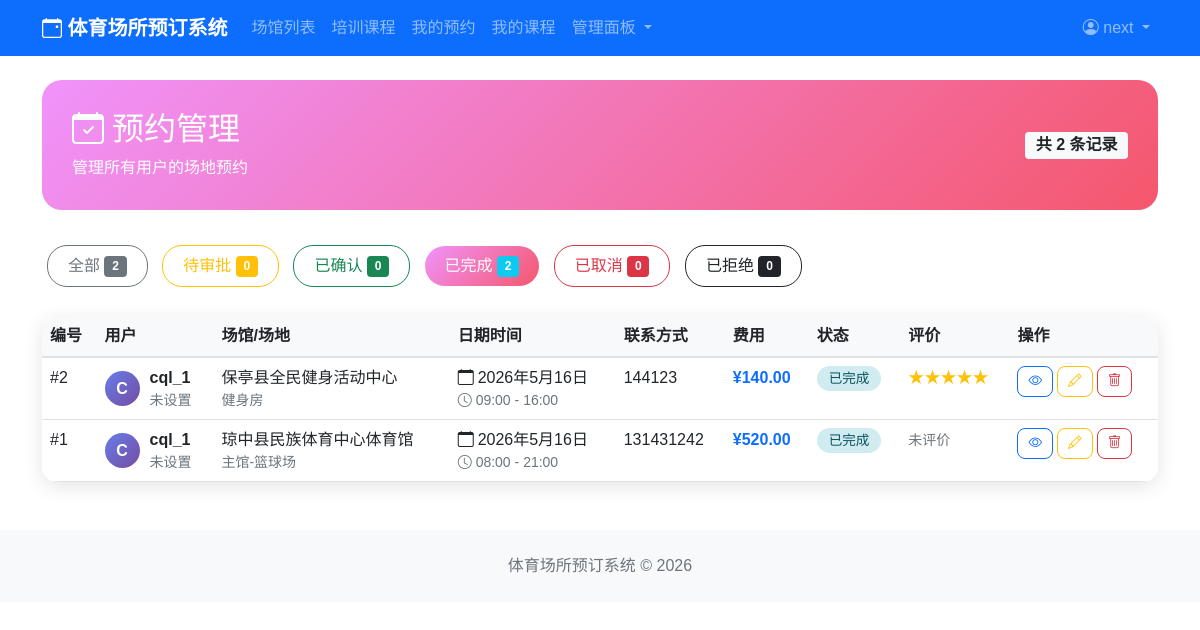
The page /bookings/manage/?status=completed (signed in) on the database its author committed.
### users/models.py (models this page shows, shortened)
class User(AbstractBaseUser, PermissionsMixin):
    USER_TYPE_CHOICES = (
        ('user', '普通用户'),
        ('coach', '教练'),
        ('admin', '管理员'),
    )
    username = models.CharField(max_length=150, unique=True, verbose_name='用户名')
    email = models.EmailField(blank=True, verbose_name='邮箱')
    user_type = models.CharField(max_length=20, choices=USER_TYPE_CHOICES, default='user')
    phone = models.CharField(max_length=20, blank=True, verbose_name='手机号')
    avatar = models.ImageField(upload_to='avatars/', default='avatars/default.jpg', verbose_name='头像')
    is_active = models.BooleanField(default=True, verbose_name='是否激活')
    is_staff = models.BooleanField(default=False, verbose_name='是否为员工')
    created_at = models.DateTimeField(auto_now_add=True, verbose_name='创建时间')
    updated_at = models.DateTimeField(auto_now=True, verbose_name='更新时间')
    objects = UserManager()
    USERNAME_FIELD = 'username'
    REQUIRED_FIELDS = ['email']
    class Meta:
        db_table = 'users'
        verbose_name = '用户'
        verbose_name_plural = '用户'

### bookings/models.py (models this page shows, shortened)
class Booking(models.Model):
    STATUS_CHOICES = (
        ('pending', '待审批'),
        ('confirmed', '已确认'),
        ('cancelled', '已取消'),
        ('completed', '已完成'),
        ('rejected', '已拒绝'),
    )
    user = models.ForeignKey(settings.AUTH_USER_MODEL, on_delete=models.CASCADE, related_name='bookings', verbose_name='预约用户')
    field = models.ForeignKey(Field, on_delete=models.CASCADE, related_name='bookings', verbose_name='预约场地')
    booking_date = models.DateField(verbose_name='预约日期')
    start_time = models.TimeField(verbose_name='开始时间')
    end_time = models.TimeField(verbose_name='结束时间')
    status = models.CharField(max_length=20, choices=STATUS_CHOICES, default='pending', verbose_name='预约状态')
    total_price = models.DecimalField(max_digits=10, decimal_places=2, verbose_name='总价')
    contact_phone = models.CharField(max_length=20, verbose_name='联系电话')
    remark = models.TextField(blank=True, verbose_name='备注')
    created_at = models.DateTimeField(auto_now_add=True, verbose_name='创建时间')
    updated_at = models.DateTimeField(auto_now=True, verbose_name='更新时间')
    class Meta:
        db_table = 'bookings'
        verbose_name = '预约'
        verbose_name_plural = '预约'
        ordering = ['-booking_date', '-start_time']

### venues/models.py (models this page shows, shortened)
class Field(models.Model):
    FIELD_TYPE_CHOICES = (
        ('indoor', '室内'),
        ('outdoor', '室外'),
    )
    STATUS_CHOICES = (
        ('available', '可用'),
        ('occupied', '已占用'),
        ('maintenance', '维护中'),
        ('disabled', '不可用'),
    )
    venue = models.ForeignKey(Venue, on_delete=models.CASCADE, related_name='fields', verbose_name='所属场馆')
    name = models.CharField(max_length=50, verbose_name='场地名称')
    field_type = models.CharField(max_length=20, choices=FIELD_TYPE_CHOICES, verbose_name='场地类型')
    capacity = models.IntegerField(verbose_name='容纳人数')
    description = models.TextField(blank=True, verbose_name='描述')
    status = models.CharField(max_length=20, choices=STATUS_CHOICES, default='available', verbose_name='状态')
    created_at = models.DateTimeField(auto_now_add=True, verbose_name='创建时间')
    updated_at = models.DateTimeField(auto_now=True, verbose_name='更新时间')
    class Meta:
        db_table = 'fields'
        verbose_name = '场地'
        verbose_name_plural = '场地'

class Venue(models.Model):
    VENUE_TYPE_CHOICES = (
        ('football', '足球场'),
        ('basketball', '篮球场'),
        ('tennis', '网球场'),
        ('badminton', '羽毛球场'),
        ('swimming', '游泳池'),
        ('table_tennis', '乒乓球室'),
        ('fitness', '健身房'),
        ('other', '其他'),
    )
    STATUS_CHOICES = (
        ('open', '开放'),
        ('closed', '关闭'),
        ('maintenance', '维护中'),
    )
    name = models.CharField(max_length=100, verbose_name='场馆名称')
    venue_type = models.CharField(max_length=20, choices=VENUE_TYPE_CHOICES, verbose_name='场馆类型')
    address = models.TextField(verbose_name='地址')
    description = models.TextField(blank=True, verbose_name='描述')
    image = models.ImageField(upload_to='venues/', blank=True, verbose_name='场馆图片')
    phone = models.CharField(max_length=20, verbose_name='联系电话')
    opening_hours = models.CharField(max_length=100, verbose_name='营业时间')
    price_per_hour = models.DecimalField(max_digits=10, decimal_places=2, verbose_name='每小时价格')
    status = models.CharField(max_length=20, choices=STATUS_CHOICES, default='open', verbose_name='状态')
    created_at = models.DateTimeField(auto_now_add=True, verbose_name='创建时间')
    updated_at = models.DateTimeField(auto_now=True, verbose_name='更新时间')
    class Meta:
        db_table = 'venues'
        verbose_name = '场馆'
        verbose_name_plural = '场馆'

### bookings/views.py (the view)
# urls.py: path('manage/', views.booking_manage, name='booking_manage'),
@user_passes_test(lambda u: u.is_staff or u.user_type == 'admin')
def booking_manage(request):
    bookings = Booking.objects.select_related('user', 'field__venue', 'review')
    status = request.GET.get('status')
    if status:
        bookings = bookings.filter(status=status)
    counts = {
        'all': Booking.objects.count(),
        'pending': Booking.objects.filter(status='pending').count(),
        'confirmed': Booking.objects.filter(status='confirmed').count(),
        'completed': Booking.objects.filter(status='completed').count(),
        'cancelled': Booking.objects.filter(status='cancelled').count(),
        'rejected': Booking.objects.filter(status='rejected').count(),
    }
    paginator = Paginator(bookings, 20)
    page_number = request.GET.get('page')
    page_obj = paginator.get_page(page_number)
    return render(request, 'bookings/booking_manage.html', {
        'page_obj': page_obj,
        'status': status,
        'counts': counts
    })

### templates/bookings/booking_manage.html (shortened to what this page needs)
{% extends 'base.html' %}
{% block content %}
<div class="manage-header">
    <div class="row align-items-center">
        <div class="col-md-8">
            <h2 class="mb-2"><i class="bi bi-calendar-check me-2"></i>预约管理</h2>
            <p class="mb-0">管理所有用户的场地预约</p>
        </div>
        <div class="col-md-4 text-end">
            <span class="badge bg-light text-dark fs-6">共 {{ page_obj.paginator.count }} 条记录</span>
        </div>
    </div>
</div>
<div class="mb-4">
    <a href="?status=" class="btn btn-outline-secondary filter-btn {% if not status %}active{% endif %}">
        全部 <span class="badge bg-secondary">{{ counts.all }}</span>
    </a>
    <a href="?status=pending" class="btn btn-outline-warning filter-btn {% if status == 'pending' %}active{% endif %}">
        待审批 <span class="badge bg-warning">{{ counts.pending }}</span>
    </a>
    <a href="?status=confirmed" class="btn btn-outline-success filter-btn {% if status == 'confirmed' %}active{% endif %}">
        已确认 <span class="badge bg-success">{{ counts.confirmed }}</span>
    </a>
    <a href="?status=completed" class="btn btn-outline-info filter-btn {% if status == 'completed' %}active{% endif %}">
        已完成 <span class="badge bg-info">{{ counts.completed }}</span>
    </a>
    <a href="?status=cancelled" class="btn btn-outline-danger filter-btn {% if status == 'cancelled' %}active{% endif %}">
        已取消 <span class="badge bg-danger">{{ counts.cancelled }}</span>
    </a>
    <a href="?status=rejected" class="btn btn-outline-dark filter-btn {% if status == 'rejected' %}active{% endif %}">
        已拒绝 <span class="badge bg-dark">{{ counts.rejected }}</span>
    </a>
</div>
<div class="card booking-table-card">
    <div class="card-body p-0">
        <div class="table-responsive">
            <table class="table table-hover mb-0">
                <thead>
                    <tr>
                        <th>编号</th>
                        <th>用户</th>
                        <th>场馆/场地</th>
                        <th>日期时间</th>
                        <th>联系方式</th>
                        <th>费用</th>
                        <th>状态</th>
                        <th>评价</th>
                        <th>操作</th>
                    </tr>
                </thead>
                <tbody>
                    {% for booking in page_obj %}
                    <tr>
                        <td>#{{ booking.id }}</td>
                        <td>
                            <div class="user-info">
                                <div class="user-avatar">{{ booking.user.username.0|upper }}</div>
                                <div>
                                    <div class="fw-bold">{{ booking.user.username }}</div>
                                    <div class="small text-muted">{{ booking.user.phone|default:"未设置" }}</div>
                                </div>
                            </div>
                        </td>
                        <td>
                            <div>{{ booking.field.venue.name }}</div>
                            <div class="small text-muted">{{ booking.field.name }}</div>
                        </td>
                        <td>
                            <div><i class="bi bi-calendar me-1"></i>{{ booking.booking_date }}</div>
                            <div class="small text-muted"><i class="bi bi-clock me-1"></i>{{ booking.start_time }} - {{ booking.end_time }}</div>
                        </td>
                        <td>{{ booking.contact_phone }}</td>
                        <td>
                            <span class="fw-bold text-primary">¥{{ booking.total_price }}</span>
                        </td>
                        <td>
                            <span class="status-badge {{ booking.status }}">
                                {{ booking.get_status_display }}
                            </span>
                        </td>
                        <td>
                            {% if booking.status == 'completed' %}
                                {% if booking.review %}
                                <span class="text-warning" title="评分{{ booking.review.rating }}分：{{ booking.review.comment|truncatechars:30 }}">
                                    {% for i in "12345"|make_list %}{% if forloop.counter <= booking.review.rating %}&#9733;{% else %}&#9734;{% endif %}{% endfor %}
                                </span>
                                {% else %}
                                <span class="text-muted small">未评价</span>
                                {% endif %}
                            {% else %}
                            <span class="text-muted small">-</span>
                            {% endif %}
                        </td>
                        <td>
                            <div class="d-flex flex-wrap gap-1">
                                <a href="{% url 'bookings:booking_detail' booking.id %}" class="btn btn-sm btn-outline-primary action-btn" title="查看详情">
                                    <i class="bi bi-eye"></i>
                                </a>
                                <a href="{% url 'bookings:booking_edit' booking.id %}" class="btn btn-sm btn-outline-warning action-btn" title="编辑">
                                    <i class="bi bi-pencil"></i>
                                </a>
                                <a href="{% url 'bookings:booking_delete' booking.id %}" class="btn btn-sm btn-outline-danger action-btn" title="删除" onclick="return confirm('确定要删除该预约吗？')">
                                    <i class="bi bi-trash"></i>
                                </a>
                            </div>
                        </td>
                    </tr>
                    {% endfor %}
                </tbody>
            </table>
        </div>
    </div>
</div>
{% endblock %}

### templates/base.html (shortened to what this page needs)
<!DOCTYPE html>
<html lang="zh-CN">
<head>
    <link href="https://cdn.jsdelivr.net/npm/bootstrap@5.1.3/dist/css/bootstrap.min.css" rel="stylesheet">
    <link rel="stylesheet" href="https://cdn.jsdelivr.net/npm/bootstrap-icons@1.8.1/font/bootstrap-icons.css">
</head>
<body>
    <nav class="navbar navbar-expand-lg navbar-dark bg-primary">
        <div class="container">
            <a class="navbar-brand" href="{% url 'home' %}">
                <i class="bi bi-calendar-event"></i> 体育场所预订系统
            </a>
            <div class="collapse navbar-collapse" id="navbarNav">
                <ul class="navbar-nav me-auto">
                    <li class="nav-item">
                        <a class="nav-link" href="{% url 'venues:venue_list' %}">场馆列表</a>
                    </li>
                    <li class="nav-item">
                        <a class="nav-link" href="{% url 'courses:course_list' %}">培训课程</a>
                    </li>
                    {% if user.is_authenticated %}
                    <li class="nav-item">
                        <a class="nav-link" href="{% url 'bookings:my_bookings' %}">我的预约</a>
                    </li>
                    <li class="nav-item">
                        <a class="nav-link" href="{% url 'courses:my_courses' %}">我的课程</a>
                    </li>
                    {% if user.user_type == 'admin' or user.is_staff %}
                    <li class="nav-item dropdown">
                        <a class="nav-link dropdown-toggle" href="#" role="button" data-bs-toggle="dropdown">
                            管理面板
                        </a>
                    </li>
                    {% endif %}
                    {% endif %}
                </ul>
                <ul class="navbar-nav">
                    {% if user.is_authenticated %}
                    <li class="nav-item dropdown">
                        <a class="nav-link dropdown-toggle" href="#" id="userDropdown" role="button" data-bs-toggle="dropdown">
                            <i class="bi bi-person-circle"></i> {{ user.username }}
                        </a>
                    </li>
                    {% endif %}
                </ul>
            </div>
        </div>
    </nav>
    <main class="container my-4">
        {% block content %}{% endblock %}
    </main>
    <footer class="bg-light py-4 mt-5">
        <div class="container text-center">
            <p class="text-muted mb-0">体育场所预订系统 &copy; 2026</p>
        </div>
    </footer>
</body>
</html>

### templates/base.html (style rules this page uses)
body { font-family: 'Microsoft YaHei', sans-serif; }
.navbar-brand { font-weight: bold; }
.card { box-shadow: 0 2px 4px rgba(0,0,0,0.1); }

### templates/bookings/booking_manage.html (style rules this page uses)
.manage-header { background: linear-gradient(135deg, #f093fb 0%, #f5576c 100%); padding: 30px; border-radius: 20px; margin-bottom: 30px; color: white; }
.filter-btn { border-radius: 20px; margin: 5px; padding: 8px 20px; }
.filter-btn.active { background: linear-gradient(135deg, #f093fb 0%, #f5576c 100%); border: none; color: white; }
.booking-table-card { border: none; border-radius: 15px; box-shadow: 0 5px 20px rgba(0,0,0,0.1); overflow: hidden; }
.table thead th { background: #f8f9fa; border-bottom: 2px solid #dee2e6; font-weight: 600; }
.status-badge { padding: 5px 12px; border-radius: 20px; font-size: 0.85rem; }
.status-badge.completed { background: #d1ecf1; color: #0c5460; }
.action-btn { padding: 4px 10px; font-size: 0.85rem; border-radius: 8px; }
.user-info { display: flex; align-items: center; }
.user-avatar { width: 35px; height: 35px; border-radius: 50%; background: linear-gradient(135deg, #667eea 0%, #764ba2 100%); color: white; display: flex; align-items: center; justify-content: center; font-weight: bold; margin-right: 10px; }

### rows shown on the page
User: username "next"
Booking: id "2", user.username.0 "C", user.username "cql_1", user.phone "未设置", field.venue.name "保亭县全民健身活动中心", field.name "健身房", booking_date "2026年5月16日", start_time "09:00", end_time "16:00", contact_phone "144123", total_price "140.00", status "已完成"
Booking: id "1", user.username.0 "C", user.username "cql_1", user.phone "未设置", field.venue.name "琼中县民族体育中心体育馆", field.name "主馆-篮球场", booking_date "2026年5月16日", start_time "08:00", end_time "21:00", contact_phone "131431242", total_price "520.00", status "已完成", shows "未评价"

### other values the page prints
{{ page_obj.paginator.count }} "2"
{{ counts.all }} "2"
{{ counts.pending }} "0"
{{ counts.confirmed }} "0"
{{ counts.completed }} "2"
{{ counts.cancelled }} "0"
{{ counts.rejected }} "0"
